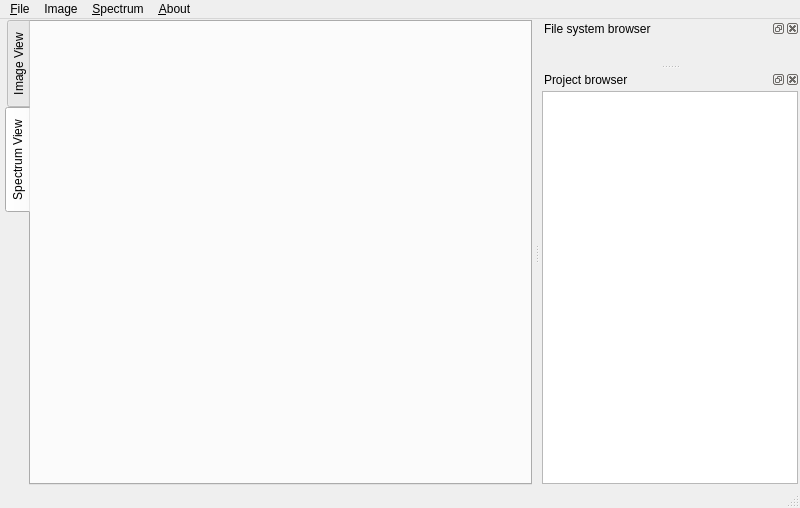
<?xml version="1.0" encoding="UTF-8"?>
<ui version="4.0">
 <class>mainWindow</class>
 <widget class="QMainWindow" name="mainWindow">
  <property name="geometry">
   <rect>
    <x>0</x>
    <y>0</y>
    <width>800</width>
    <height>508</height>
   </rect>
  </property>
  <property name="windowTitle">
   <string>MainWindow</string>
  </property>
  <property name="tabShape">
   <enum>QTabWidget::Rounded</enum>
  </property>
  <widget class="QWidget" name="centerWidget">
   <layout class="QVBoxLayout" name="verticalLayout">
    <property name="leftMargin">
     <number>5</number>
    </property>
    <property name="topMargin">
     <number>1</number>
    </property>
    <property name="rightMargin">
     <number>2</number>
    </property>
    <property name="bottomMargin">
     <number>1</number>
    </property>
    <item>
     <layout class="QGridLayout" name="mainLayout">
      <property name="horizontalSpacing">
       <number>0</number>
      </property>
      <item row="0" column="0">
       <widget class="QTabWidget" name="tabWidget">
        <property name="tabPosition">
         <enum>QTabWidget::West</enum>
        </property>
        <property name="currentIndex">
         <number>1</number>
        </property>
        <widget class="RixsMaskImageWidget" name="imageView">
         <property name="sizePolicy">
          <sizepolicy hsizetype="Expanding" vsizetype="Expanding">
           <horstretch>0</horstretch>
           <verstretch>0</verstretch>
          </sizepolicy>
         </property>
         <attribute name="title">
          <string>Image View</string>
         </attribute>
        </widget>
        <widget class="ScanWindow" name="specView">
         <property name="sizePolicy">
          <sizepolicy hsizetype="Expanding" vsizetype="Expanding">
           <horstretch>0</horstretch>
           <verstretch>0</verstretch>
          </sizepolicy>
         </property>
         <attribute name="title">
          <string>Spectrum View</string>
         </attribute>
        </widget>
       </widget>
      </item>
     </layout>
    </item>
   </layout>
  </widget>
  <widget class="QMenuBar" name="menuBar">
   <property name="geometry">
    <rect>
     <x>0</x>
     <y>0</y>
     <width>800</width>
     <height>22</height>
    </rect>
   </property>
   <widget class="QMenu" name="menuFile">
    <property name="title">
     <string>&amp;File</string>
    </property>
    <addaction name="openImagesAction"/>
    <addaction name="saveAnalysisAction"/>
    <addaction name="separator"/>
    <addaction name="exitAction"/>
   </widget>
   <widget class="QMenu" name="menuAbout">
    <property name="title">
     <string>&amp;About</string>
    </property>
    <addaction name="aboutAction"/>
    <addaction name="viewDocsAction"/>
   </widget>
   <widget class="QMenu" name="menuSpectrum">
    <property name="title">
     <string>&amp;Spectrum</string>
    </property>
    <addaction name="showIntensityOverTimeAction"/>
   </widget>
   <widget class="QMenu" name="menuImage">
    <property name="title">
     <string>Image</string>
    </property>
    <widget class="QMenu" name="menu_Filter">
     <property name="title">
      <string>&amp;Filter</string>
     </property>
     <addaction name="bandPassFilterAction"/>
     <addaction name="bandPassFilterID32Action"/>
    </widget>
    <addaction name="histogramAction"/>
    <addaction name="menu_Filter"/>
   </widget>
   <addaction name="menuFile"/>
   <addaction name="menuImage"/>
   <addaction name="menuSpectrum"/>
   <addaction name="menuAbout"/>
  </widget>
  <widget class="QStatusBar" name="statusBar"/>
  <widget class="QDockWidget" name="fileBrowserDock">
   <property name="sizePolicy">
    <sizepolicy hsizetype="Expanding" vsizetype="Expanding">
     <horstretch>0</horstretch>
     <verstretch>0</verstretch>
    </sizepolicy>
   </property>
   <property name="windowTitle">
    <string>File system browser</string>
   </property>
   <attribute name="dockWidgetArea">
    <number>2</number>
   </attribute>
   <widget class="QWidget" name="fileBrowserContents">
    <property name="sizePolicy">
     <sizepolicy hsizetype="Expanding" vsizetype="Expanding">
      <horstretch>0</horstretch>
      <verstretch>0</verstretch>
     </sizepolicy>
    </property>
    <layout class="QHBoxLayout" name="horizontalLayout">
     <property name="leftMargin">
      <number>2</number>
     </property>
     <property name="topMargin">
      <number>2</number>
     </property>
     <property name="rightMargin">
      <number>2</number>
     </property>
     <property name="bottomMargin">
      <number>2</number>
     </property>
     <item>
      <widget class="FileSystemBrowser" name="fileBrowser" native="true">
       <property name="sizePolicy">
        <sizepolicy hsizetype="Expanding" vsizetype="Expanding">
         <horstretch>0</horstretch>
         <verstretch>0</verstretch>
        </sizepolicy>
       </property>
      </widget>
     </item>
    </layout>
   </widget>
  </widget>
  <widget class="QDockWidget" name="projectBrowserDock">
   <property name="windowTitle">
    <string>Project browser</string>
   </property>
   <attribute name="dockWidgetArea">
    <number>2</number>
   </attribute>
   <widget class="QWidget" name="projectBrowserContents">
    <layout class="QHBoxLayout" name="horizontalLayout_2">
     <property name="spacing">
      <number>2</number>
     </property>
     <property name="leftMargin">
      <number>2</number>
     </property>
     <property name="topMargin">
      <number>2</number>
     </property>
     <property name="rightMargin">
      <number>2</number>
     </property>
     <property name="bottomMargin">
      <number>2</number>
     </property>
     <item>
      <widget class="ProjectView" name="projectBrowser"/>
     </item>
    </layout>
   </widget>
  </widget>
  <action name="openImagesAction">
   <property name="text">
    <string>&amp;Open Images</string>
   </property>
   <property name="statusTip">
    <string>Opens raw images</string>
   </property>
   <property name="shortcut">
    <string>Ctrl+O</string>
   </property>
  </action>
  <action name="saveAnalysisAction">
   <property name="text">
    <string>Save Analysis</string>
   </property>
   <property name="statusTip">
    <string>Saving analysis..</string>
   </property>
   <property name="shortcut">
    <string>Ctrl+S</string>
   </property>
  </action>
  <action name="exitAction">
   <property name="text">
    <string>Exit</string>
   </property>
   <property name="toolTip">
    <string>Close the RIXS tool</string>
   </property>
   <property name="shortcutContext">
    <enum>Qt::ApplicationShortcut</enum>
   </property>
  </action>
  <action name="aboutAction">
   <property name="text">
    <string>About RIXS Tool</string>
   </property>
  </action>
  <action name="viewDocsAction">
   <property name="text">
    <string>View Documentation</string>
   </property>
   <property name="shortcut">
    <string>F1</string>
   </property>
  </action>
  <action name="showIntensityOverTimeAction">
   <property name="enabled">
    <bool>false</bool>
   </property>
   <property name="text">
    <string>Show intensity over time</string>
   </property>
  </action>
  <action name="histogramAction">
   <property name="text">
    <string>Show Histogram</string>
   </property>
  </action>
  <action name="bandPassFilterAction">
   <property name="text">
    <string>Band Pass Filter</string>
   </property>
   <property name="shortcut">
    <string>Ctrl+M</string>
   </property>
  </action>
  <action name="bandPassFilterID32Action">
   <property name="text">
    <string>Band Pass Filter ID32</string>
   </property>
  </action>
 </widget>
 <layoutdefault spacing="6" margin="11"/>
 <customwidgets>
  <customwidget>
   <class>FileSystemBrowser</class>
   <extends>QWidget</extends>
   <header>RixsTool.widgets.FileSystemBrowser</header>
   <container>1</container>
  </customwidget>
  <customwidget>
   <class>ScanWindow</class>
   <extends>QWidget</extends>
   <header>PyMca.widgets.ScanWindow</header>
   <container>1</container>
  </customwidget>
  <customwidget>
   <class>ProjectView</class>
   <extends>QTreeView</extends>
   <header>RixsTool.window</header>
  </customwidget>
  <customwidget>
   <class>RixsMaskImageWidget</class>
   <extends>QWidget</extends>
   <header>RixsTool.mainWindow</header>
   <container>1</container>
  </customwidget>
 </customwidgets>
 <resources/>
 <connections/>
</ui>
